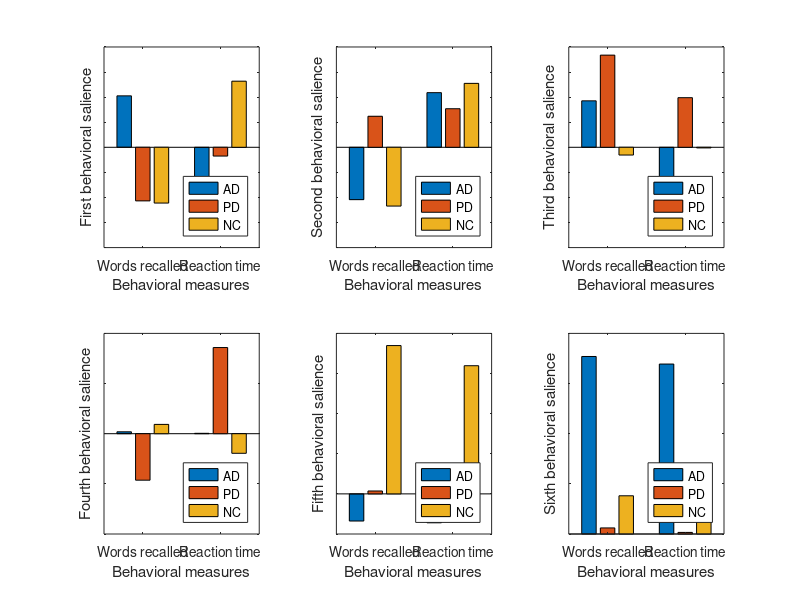
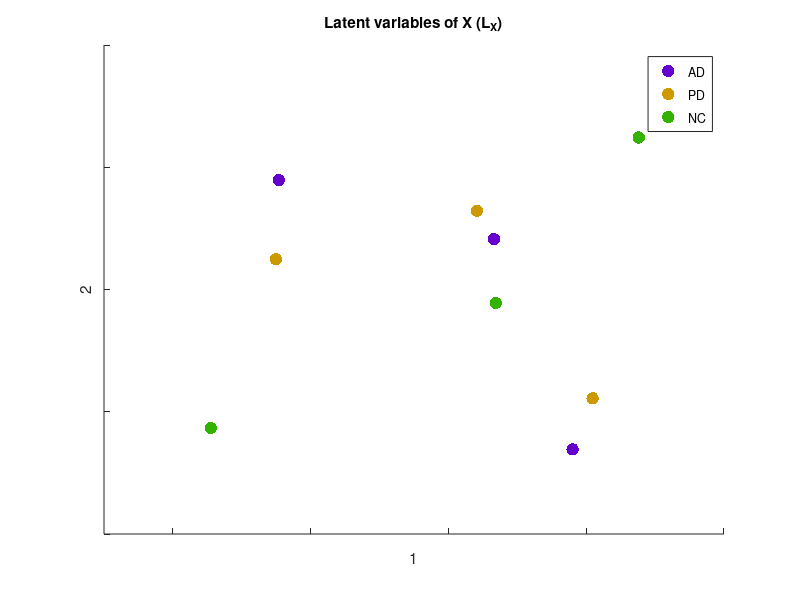

Here is the MATLAB script that generated these plots, in order: (Note: this script raises an error after producing the figures.)
% Mini-example from the paper titled: Partial Least Squares
% (PLS) Methods for Neuroimaging: A Tutorial and Review, Krishnan et al. 2011

clear; close all; clc;

% PET results: 9 subjects (three groups: AD, PD, NC) x 12 brain voxels
X =  [ 2     5     6     1     9     1     7     6     2     1     7     3 ;...   AD1
       4     1     5     8     8     7     2     8     6     4     8     2 ;...   AD2
       5     8     7     3     7     1     7     4     5     1     4     3 ;...   AD3

       3     3     7     6     1     1    10     2     2     1     7     4 ;...   PD1
       2     3     8     7     1     6     9     1     8     8     1     6 ;...   PD2
       1     7     3     1     1     3     1     8     1     3     9     5 ;...   PD3
       
       9     0     7     1     8     7     4     2     3     6     2     7 ;...   NC1
       8     0     6     5     9     7     4     4     2    10     3     8 ;...   NC2
       7     7     4     5     7     6     7     6     5     4     8     8];  %   NC3
X

% behavioral data: [words recalled (WR), reaction time (RT)], 9 subjects x 2 measures
Y =   [15   600 ; ... AD1  
       19   520 ; ... AD2 
       18   545 ; ... AD3 

       22   426 ; ... PD1 
       21   404 ; ... PD2 
       23   411 ; ... PD3 
       
       29   326 ; ... NC1 
       30   309 ; ... NC2 
       30   303]; %   NC3

whos
%% centering & normalization (each condition separately)

X1 = X(1:3,:); % subjects 1-3
X2 = X(4:6,:); % subjects 4-6
X3 = X(7:9,:); % subjects 7-9

Y1 = Y(1:3,:); % subjects 1-3
Y2 = Y(4:6,:); % subjects 4-6
Y3 = Y(7:9,:); % subjects 7-9

% centering
X1 = ( X1 - mean(X1) );
X2 = ( X2 - mean(X2) );
X3 = ( X3 - mean(X3) );

Y1 = ( Y1 - mean(Y1) );
Y2 = ( Y2 - mean(Y2) );
Y3 = ( Y3 - mean(Y3) );

% normalization
for iCol = 1:size(X1,2)
    X1_column_norms(1,iCol) = norm(X1(:,iCol));
    X2_column_norms(1,iCol) = norm(X2(:,iCol));
    X3_column_norms(1,iCol) = norm(X3(:,iCol));
end
for iCol = 1:size(Y1,2)
    Y1_column_norms(1,iCol) = norm(Y1(:,iCol));
    Y2_column_norms(1,iCol) = norm(Y2(:,iCol));
    Y3_column_norms(1,iCol) = norm(Y3(:,iCol));
end

X1 = X1./X1_column_norms;
X2 = X2./X2_column_norms;
X3 = X3./X3_column_norms;

Y1 = Y1./Y1_column_norms;
Y2 = Y2./Y2_column_norms;
Y3 = Y3./Y3_column_norms;


% join again
X = [X1; X2; X3];
Y = [Y1; Y2; Y3];

whos

% check (sum of squares of a column in one condition should be equal to 1)
disp('check')
X
Y 
disp('check X')
for iCol = 1:size(X,2)
    sum(X(1:3,iCol).^2)
    sum(X(4:6,iCol).^2)
    sum(X(7:9,iCol).^2)
end
disp('check Y')
for iCol = 1:size(Y,2)
    sum(Y(1:3,iCol).^2)
    sum(Y(4:6,iCol).^2)
    sum(Y(7:9,iCol).^2)
end

sum(X.^2)
sum(Y.^2)

% fix nans
X(isnan(X)) = 0;
Y(isnan(Y)) = 0;

% split fixed matrices
X1 = X(1:3,:);
X2 = X(4:6,:);
X3 = X(7:9,:);
Y1 = Y(1:3,:);
Y2 = Y(4:6,:);
Y3 = Y(7:9,:);


%% cross-product matrix

R = [Y1'*X1; Y2'*X2; Y3'*X3]

[U,D,V] = svd(R, 'econ'); % 'econ' to drop entries related to zero-singular vlaues
U = -U; V = -V; % need flip signs to match the paper

% U - behavioral measures saliences
% V - brain-activity saliences
% D - covariance values for n-th latent variable of X and n-th latent variable% change directions to match the paper

U,D,V

%% plot saliences
% U - behavioral saliences
% V - brain activity salienecs

colors = [0.4 0.0 0.8; % AD
          0.8 0.6 0.0; % PD
          0.2 0.7 0.0];% NC

% first behavioral salience
sal1_WR = [U(1,1), U(3,1), U(5,1)]; % element for AD, PD and NC respectively
sal1_RT = [U(2,1), U(4,1), U(6,1)];

figure('Units','Normalized', 'OuterPosition', [0 0 1 1])
subplot(2,3,1)
bar([1 2],[sal1_WR; sal1_RT]);

xlabel('Behavioral measures')
xticklabels({'Words recalled','Reaction time'})
ylabel('First behavioral salience')
set(gca,'YTickLabel','')
legend({'AD','PD','NC'}, 'Location', 'southeast')

% second behavioral salience
sal2_WR = [U(1,2), U(3,2), U(5,2)]; % element for AD, PD and NC respectively
sal2_RT = [U(2,2), U(4,2), U(6,2)];

subplot(2,3,2)
bar([1 2],[sal2_WR; sal2_RT])
xlabel('Behavioral measures')
xticklabels({'Words recalled','Reaction time'})
ylabel('Second behavioral salience')
set(gca,'YTickLabel','')
legend({'AD','PD','NC'}, 'Location', 'southeast')

% third behavioral salience
sal3_WR = [U(1,3), U(3,3), U(5,3)]; % element for AD, PD and NC respectively
sal3_RT = [U(2,3), U(4,3), U(6,3)];

subplot(2,3,3)
bar([1 2],[sal3_WR; sal3_RT])
xlabel('Behavioral measures')
xticklabels({'Words recalled','Reaction time'})
ylabel('Third behavioral salience')
set(gca,'YTickLabel','')
legend({'AD','PD','NC'}, 'Location', 'southeast')


% fourth behavioral salience
sal4_WR = [U(1,4), U(3,4), U(5,4)]; % element for AD, PD and NC respectively
sal4_RT = [U(2,4), U(4,4), U(6,4)];

subplot(2,3,4)
bar([1 2],[sal4_WR; sal4_RT])
xlabel('Behavioral measures')
xticklabels({'Words recalled','Reaction time'})
ylabel('Fourth behavioral salience')
set(gca,'YTickLabel','')
legend({'AD','PD','NC'}, 'Location', 'southeast')

% fifth behavioral salience
sal5_WR = [U(1,5), U(3,5), U(5,5)]; % element for AD, PD and NC respectively
sal5_RT = [U(2,5), U(4,5), U(6,5)];

subplot(2,3,5)
bar([1 2],[sal5_WR; sal5_RT])
xlabel('Behavioral measures')
xticklabels({'Words recalled','Reaction time'})
ylabel('Fifth behavioral salience')
set(gca,'YTickLabel','')
legend({'AD','PD','NC'}, 'Location', 'southeast')

% sixth behavioral salience
sal6_WR = [U(1,6), U(3,6), U(5,6)]; % element for AD, PD and NC respectively
sal6_RT = [U(2,6), U(4,6), U(6,6)];

subplot(2,3,6)
bar([1 2],[sal6_WR; sal6_RT])
xlabel('Behavioral measures')
xticklabels({'Words recalled','Reaction time'})
ylabel('Sixth behavioral salience')
set(gca,'YTickLabel','')
legend({'AD','PD','NC'}, 'Location', 'southeast')

%% latent variables

U1 = U(1:2,:);
U2 = U(3:4,:);
U3 = U(5:6,:);

LX = X*V
LY = [Y1*U1; Y2*U2; Y3*U3]

%% plot latent variables
subjects_names = {'AD', 'AD', 'AD', 'PD', 'PD', 'PD', 'NC', 'NC', 'NC'};
colors = [0.4 0.0 0.8;
          0.8 0.6 0.0;
          0.2 0.7 0.0];

figure
hold on
% AD
scatter(LX(1:3,1),LX(1:3,2),80,colors(1,:),'filled')
% PD
scatter(LX(4:6,1),LX(4:6,2),80,colors(2,:),'filled')
% NC
scatter(LX(7:9,1),LX(7:9,2),80,colors(3,:),'filled')
hold off

title('Latent variables of X (L_X)')
xlabel '1'
ylabel '2'
set(gca,'XTickLabel','')
set(gca,'YTickLabel','')
legend({'AD', 'PD', 'NC'})
xlim([-2.5, 2])
ylim([-2 2])
hline(0); vline(0);


figure
hold on
% AD
scatter(LY(1:3,1),LY(1:3,2),80,colors(1,:),'filled')
% PD
scatter(LY(4:6,1),LY(4:6,2),80,colors(2,:),'filled')
% NC
scatter(LY(7:9,1),LY(7:9,2),80,colors(3,:),'filled')
hold off

title('Latent variables of Y (L_Y)')
xlabel '1'
ylabel '2'
set(gca,'XTickLabel','')
set(gca,'YTickLabel','')
legend({'AD', 'PD', 'NC'})
xlim([-1, 1])
ylim([-1 1])
hline(0); vline(0);